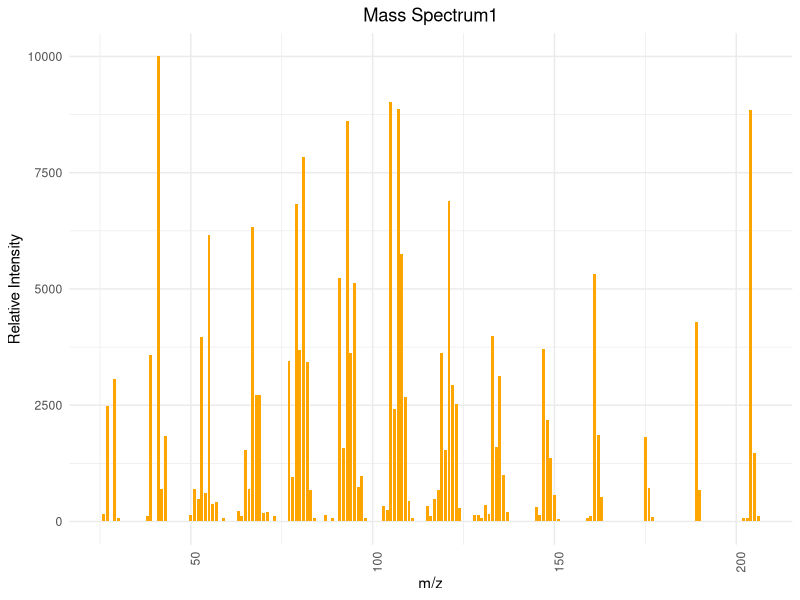
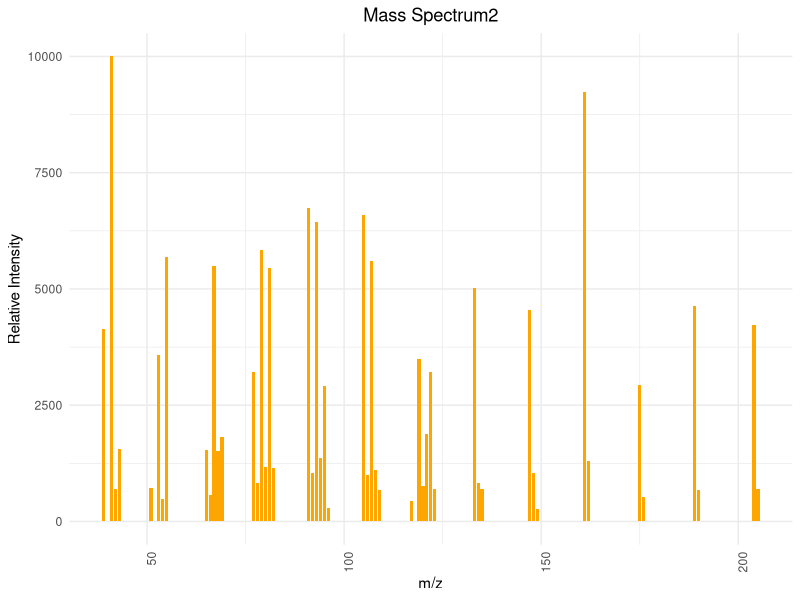
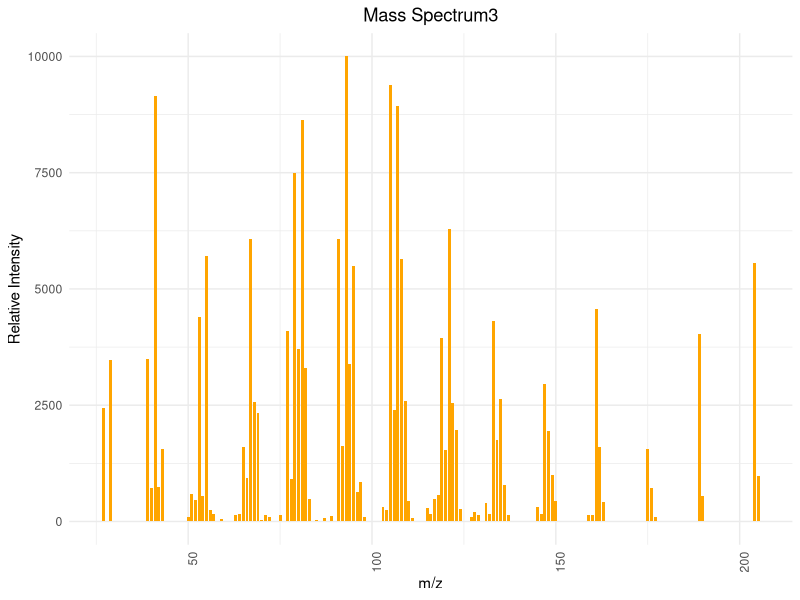
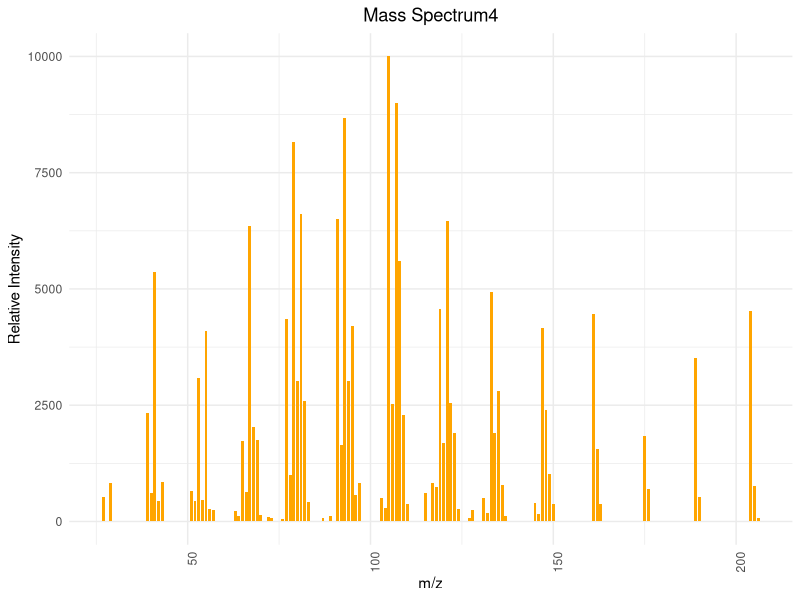
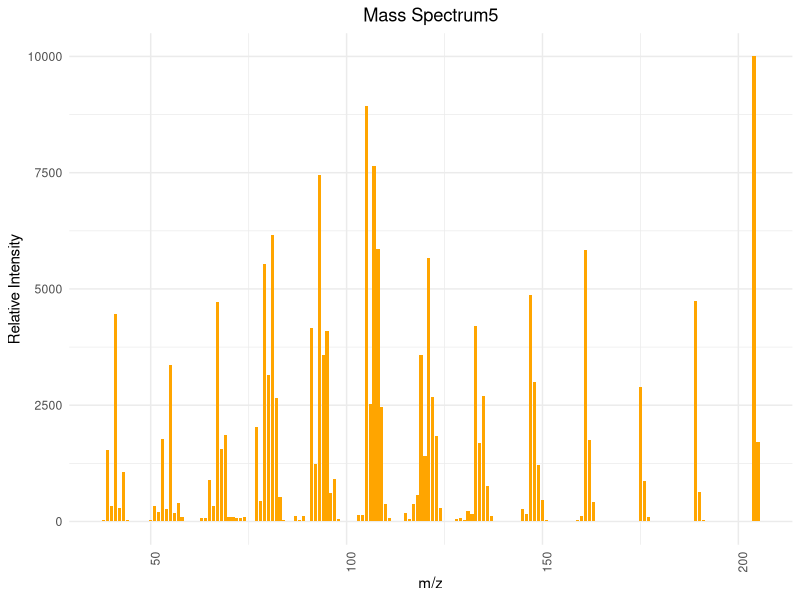

Source code (R) for these figures, in order:
## ---- chunk 1
# 安装并加载所需的包
library(ggplot2)

# 图1
mz1 <- c(26, 27, 29, 30, 38, 39, 41, 42, 43, 50, 51, 52, 53, 54, 55, 56, 57, 59, 63, 64, 65, 66, 67, 68, 69, 70, 71, 73, 77, 78, 79, 80, 81, 82, 83, 84, 87, 89, 91, 92, 93, 94, 95, 96, 97, 98, 103, 104, 105, 106, 107, 108, 109, 110, 111, 115, 116, 117, 118, 119, 120, 121, 122, 123, 124, 128, 129, 130, 131, 132, 133, 134, 135, 136, 137, 145, 146, 147, 148, 149, 150, 151, 159, 160, 161, 162, 163, 175, 176, 177, 189, 190, 202, 203, 204, 205, 206)
intensity1 <- c(170, 2490, 3070, 70, 120, 3570, 9999, 700, 1840, 150, 700, 490, 3970, 610, 6170, 380, 410, 80, 220, 120, 1530, 700, 6340, 2730, 2720, 190, 200, 110, 3450, 950, 6820, 3680, 7830, 3420, 670, 70, 150, 80, 5240, 1570, 8610, 3630, 5130, 750, 970, 80, 330, 250, 9010, 2420, 8870, 5750, 2680, 440, 80, 330, 120, 480, 670, 3630, 1530, 6900, 2940, 2530, 300, 130, 150, 80, 350, 170, 3990, 1610, 3130, 1000, 200, 310, 130, 3700, 2190, 1370, 570, 50, 70, 120, 5320, 1850, 520, 1810, 730, 90, 4300, 670, 70, 70, 8850, 1470, 110)

data1 <- data.frame(mz1, intensity1)


ggplot(data1, aes(x=mz1, y=intensity1)) +
  geom_bar(stat="identity", fill="orange", width=0.8) + 
  theme_minimal() + 
  labs(title="Mass Spectrum1",
       x="m/z",
       y="Relative Intensity") + 
  theme(axis.text.x = element_text(angle = 90, hjust = 1), plot.title = element_text(hjust = 0.5))  

# 图2
mz2 <- c(39, 41, 42, 43, 51, 53, 54, 55, 65, 66, 67, 68, 69, 77, 78, 79, 80, 81, 82, 91, 92, 93, 94, 95, 96, 105, 106, 107, 108, 109, 117, 119, 120, 121, 122, 123, 133, 134, 135, 147, 148, 149, 161, 162, 175, 176, 189, 190, 204, 205)
intensity2 <- c(4130, 9999, 700, 1550, 720, 3570, 490, 5680, 1530, 580, 5500, 1510, 1810, 3210, 820, 5830, 1170, 5450, 1140, 6750, 1050, 6440, 1370, 2910, 290, 6580, 1000, 5600, 1100, 680, 450, 3500, 760, 1890, 3210, 690, 5020, 830, 690, 4540, 1040, 260, 9230, 1300, 2940, 520, 4640, 680, 4220, 700)

data2 <- data.frame(mz2, intensity2)

ggplot(data2, aes(x=mz2, y=intensity2)) +
  geom_bar(stat="identity", fill="orange", width=0.8) + 
  theme_minimal() + 
  labs(title="Mass Spectrum2",
       x="m/z",
       y="Relative Intensity") + 
  theme(axis.text.x = element_text(angle = 90, hjust = 1), plot.title = element_text(hjust = 0.5))  

# 图3
mz3 <- c(27, 29, 39, 40, 41, 42, 43, 50, 51, 52, 53, 54, 55, 56, 57, 59, 63, 64, 65, 66, 67, 68, 69, 70, 71, 72, 75, 77, 78, 79, 80, 81, 82, 83, 85, 87, 89, 91, 92, 93, 94, 95, 96, 97, 98, 103, 104, 105, 106, 107, 108, 109, 110, 111, 115, 116, 117, 118, 119, 120, 121, 122, 123, 124, 127, 128, 129, 131, 132, 133, 134, 135, 136, 137, 145, 146, 147, 148, 149, 150, 159, 160, 161, 162, 163, 175, 176, 177, 189, 190, 204, 205)
intensity3 <- c(2430, 3480, 3500, 730, 9150, 740, 1560, 90, 600, 460, 4390, 540, 5700, 250, 160, 50, 150, 160, 1610, 930, 6070, 2560, 2330, 30, 150, 90, 130, 4090, 920, 7490, 3700, 8640, 3310, 480, 40, 80, 120, 6080, 1620, 9999, 3380, 5500, 630, 840, 90, 320, 240, 9380, 2390, 8940, 5650, 2590, 430, 80, 290, 170, 480, 570, 3950, 1540, 6280, 2550, 1970, 260, 100, 200, 140, 390, 170, 4310, 1760, 2630, 790, 130, 320, 160, 2960, 1950, 1010, 430, 150, 130, 4560, 1610, 420, 1550, 710, 100, 4030, 550, 5550, 980)

data3 <- data.frame(mz3, intensity3)

ggplot(data3, aes(x=mz3, y=intensity3)) +
  geom_bar(stat="identity", fill="orange", width=0.8) + 
  theme_minimal() + 
  labs(title="Mass Spectrum3",
       x="m/z",
       y="Relative Intensity") + 
  theme(axis.text.x = element_text(angle = 90, hjust = 1), plot.title = element_text(hjust = 0.5)) 

# 图4
mz4 <- c(27, 29, 39, 40, 41, 42, 43, 51, 52, 53, 54, 55, 56, 57, 63, 64, 65, 66, 67, 68, 69, 70, 72, 73, 76, 77, 78, 79, 80, 81, 82, 83, 87, 89, 91, 92, 93, 94, 95, 96, 97, 103, 104, 105, 106, 107, 108, 109, 110, 115, 117, 118, 119, 120, 121, 122, 123, 124, 127, 128, 131, 132, 133, 134, 135, 136, 137, 145, 146, 147, 148, 149, 150, 161, 162, 163, 175, 176, 189, 190, 204, 205, 206)
intensity4 <- c(530, 820, 2330, 610, 5360, 440, 850, 650, 440, 3090, 470, 4100, 260, 240, 220, 110, 1740, 630, 6360, 2030, 1760, 140, 100, 80, 60, 4360, 990, 8160, 3010, 6610, 2590, 420, 80, 120, 6500, 1640, 8670, 3020, 4200, 580, 820, 500, 280, 9999, 2530, 8990, 5610, 2300, 380, 620, 830, 750, 4560, 1680, 6460, 2540, 1910, 270, 70, 240, 500, 190, 4930, 1900, 2800, 780, 120, 400, 160, 4150, 2390, 1020, 380, 4460, 1550, 370, 1840, 690, 3520, 520, 4530, 760, 70)

data4 <- data.frame(mz4, intensity4)

ggplot(data4, aes(x=mz4, y=intensity4)) +
  geom_bar(stat="identity", fill="orange", width=0.8) + 
  theme_minimal() + 
  labs(title="Mass Spectrum4",
       x="m/z",
       y="Relative Intensity") + 
  theme(axis.text.x = element_text(angle = 90, hjust = 1), plot.title = element_text(hjust = 0.5))

# 图5
mz5 <- c(38, 39, 40, 41, 42, 43, 44, 46, 50, 51, 52, 53, 54, 55, 56, 57, 58, 59, 60, 63, 64, 65, 66, 67, 68, 69, 70, 71, 72, 73, 74, 75, 76, 77, 78, 79, 80, 81, 82, 83, 84, 85, 86, 87, 88, 89, 90, 91, 92, 93, 94, 95, 96, 97, 98, 102, 103, 104, 105, 106, 107, 108, 109, 110, 111, 115, 116, 117, 118, 119, 120, 121, 122, 123, 124, 127, 128, 129, 130, 131, 132, 133, 134, 135, 136, 137, 141, 142, 143, 145, 146, 147, 148, 149, 150, 151, 159, 160, 161, 162, 163, 164, 165, 174, 175, 176, 177, 189, 190, 191, 204, 205)
intensity5 <- c(30, 1540, 340, 4470, 280, 1060, 30, 10, 40, 340, 210, 1770, 270, 3370, 190, 390, 100, 10, 20, 80, 80, 900, 340, 4720, 1560, 1860, 100, 100, 70, 70, 100, 10, 10, 2040, 450, 5540, 3150, 6170, 2650, 530, 40, 5, 10, 120, 40, 120, 10, 4150, 1230, 7440, 3570, 4100, 620, 910, 50, 20, 150, 150, 8940, 2530, 7640, 5850, 2470, 380, 70, 180, 60, 370, 580, 3580, 1400, 5660, 2670, 1840, 280, 10, 50, 70, 30, 230, 160, 4210, 1680, 2700, 770, 120, 10, 5, 5, 260, 160, 4860, 2990, 1210, 470, 40, 40, 120, 5840, 1750, 410, 10, 5, 5, 2890, 870, 100, 4750, 640, 40, 9999, 1700)

data5 <- data.frame(mz5, intensity5)

ggplot(data5, aes(x=mz5, y=intensity5)) +
  geom_bar(stat="identity", fill="orange", width=0.8) + 
  theme_minimal() + 
  labs(title="Mass Spectrum5",
       x="m/z",
       y="Relative Intensity") + 
  theme(axis.text.x = element_text(angle = 90, hjust = 1), plot.title = element_text(hjust = 0.5)) 
